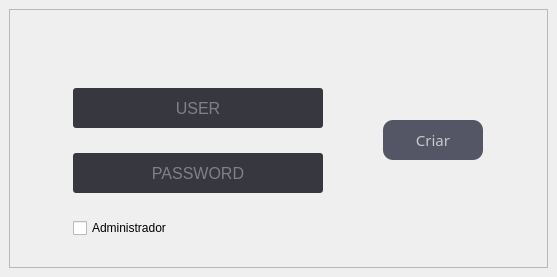
<?xml version="1.0" encoding="UTF-8"?>
<ui version="4.0">
 <class>MainWindow</class>
 <widget class="QMainWindow" name="MainWindow">
  <property name="geometry">
   <rect>
    <x>0</x>
    <y>0</y>
    <width>557</width>
    <height>277</height>
   </rect>
  </property>
  <property name="minimumSize">
   <size>
    <width>557</width>
    <height>277</height>
   </size>
  </property>
  <property name="maximumSize">
   <size>
    <width>557</width>
    <height>277</height>
   </size>
  </property>
  <property name="windowTitle">
   <string>Criar Super User</string>
  </property>
  <widget class="QWidget" name="centralwidget">
   <layout class="QGridLayout" name="gridLayout">
    <item row="0" column="0">
     <widget class="QFrame" name="frame">
      <property name="styleSheet">
       <string notr="true">QLineEdit {
background-color: rgb(55, 55, 64);
border-radius: 3px;
color: rgb(202, 202, 202);
}
QLineEdit:hover {
border:2px solid rgb(255, 242, 79);
border-radius: 10px
}

QPushButton{
background-color: rgba(45, 47, 67, 0.8);
border-radius: 10px;
color: rgb(202, 202, 202);
font: 11pt &quot;Segoe MDL2 Assets&quot;;
}
QPushButton:hover{
background-color: rgb(45, 47, 67);
}</string>
      </property>
      <property name="frameShape">
       <enum>QFrame::StyledPanel</enum>
      </property>
      <property name="frameShadow">
       <enum>QFrame::Raised</enum>
      </property>
      <layout class="QGridLayout" name="gridLayout_2">
       <item row="1" column="0">
        <widget class="QLineEdit" name="inputUser">
         <property name="minimumSize">
          <size>
           <width>100</width>
           <height>40</height>
          </size>
         </property>
         <property name="maximumSize">
          <size>
           <width>250</width>
           <height>16777215</height>
          </size>
         </property>
         <property name="font">
          <font>
           <pointsize>12</pointsize>
          </font>
         </property>
         <property name="text">
          <string/>
         </property>
         <property name="alignment">
          <set>Qt::AlignCenter</set>
         </property>
         <property name="placeholderText">
          <string>USER</string>
         </property>
        </widget>
       </item>
       <item row="1" column="1" rowspan="2">
        <widget class="QPushButton" name="btnCriar">
         <property name="minimumSize">
          <size>
           <width>100</width>
           <height>40</height>
          </size>
         </property>
         <property name="maximumSize">
          <size>
           <width>100</width>
           <height>16777215</height>
          </size>
         </property>
         <property name="font">
          <font>
           <family>Segoe MDL2 Assets</family>
           <pointsize>11</pointsize>
           <weight>50</weight>
           <italic>false</italic>
           <bold>false</bold>
          </font>
         </property>
         <property name="text">
          <string>Criar</string>
         </property>
        </widget>
       </item>
       <item row="3" column="0">
        <widget class="QCheckBox" name="checkAdm">
         <property name="text">
          <string>Administrador</string>
         </property>
        </widget>
       </item>
       <item row="2" column="0">
        <widget class="QLineEdit" name="inputPass">
         <property name="minimumSize">
          <size>
           <width>0</width>
           <height>40</height>
          </size>
         </property>
         <property name="maximumSize">
          <size>
           <width>250</width>
           <height>16777215</height>
          </size>
         </property>
         <property name="font">
          <font>
           <pointsize>12</pointsize>
          </font>
         </property>
         <property name="echoMode">
          <enum>QLineEdit::Password</enum>
         </property>
         <property name="alignment">
          <set>Qt::AlignCenter</set>
         </property>
         <property name="placeholderText">
          <string>PASSWORD</string>
         </property>
        </widget>
       </item>
       <item row="0" column="0" colspan="2">
        <widget class="QLabel" name="labelCheck">
         <property name="maximumSize">
          <size>
           <width>16777215</width>
           <height>25</height>
          </size>
         </property>
         <property name="font">
          <font>
           <pointsize>12</pointsize>
          </font>
         </property>
         <property name="text">
          <string/>
         </property>
         <property name="alignment">
          <set>Qt::AlignCenter</set>
         </property>
        </widget>
       </item>
      </layout>
     </widget>
    </item>
   </layout>
  </widget>
 </widget>
 <resources/>
 <connections/>
</ui>
